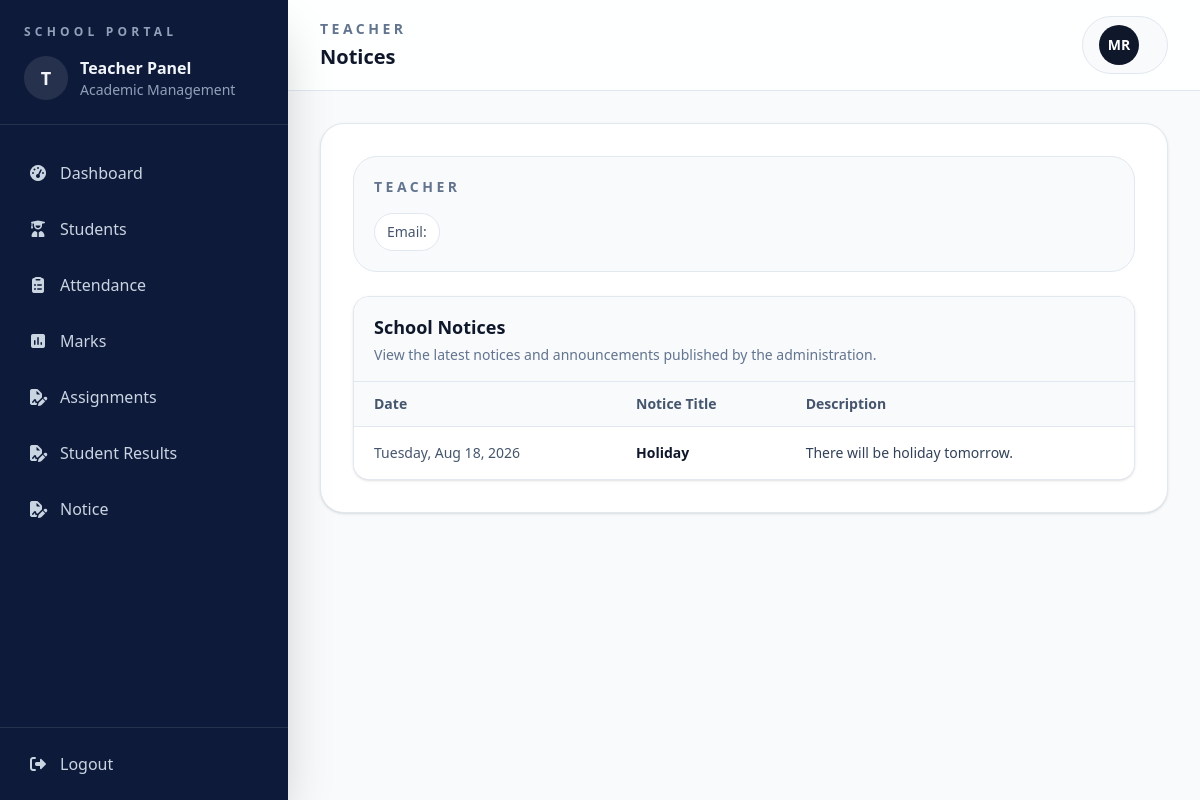
The page /academics/notices/ on the database as committed earlier.
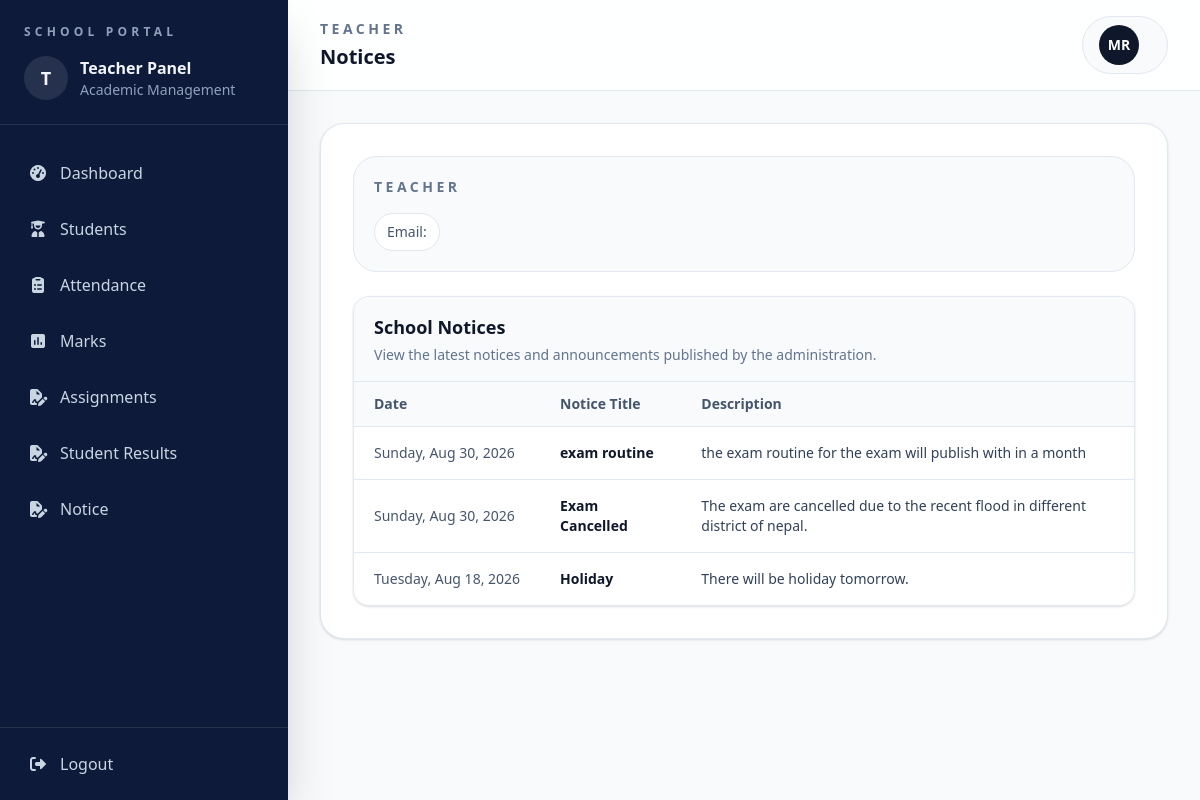
The same page on the database as committed later.
### academics/models.py (models this page shows, shortened)
class Notice(models.Model):
    title = models.CharField(max_length=200)
    description = models.TextField(blank=True)
    created_at = models.DateTimeField(auto_now_add=True)
    class Meta:
        verbose_name = "Notice"
        verbose_name_plural = "Notices"

### academics/views.py (the view)
# urls.py: path("notices/", views.notice_list, name="notice-list"),
def notice_list(request):
    notices = (
        Notice.objects
        .all()
        .order_by("-created_at")
    )
    return render(
        request,
        "academics/notice_list.html",
        {
            "notice_list": notices
        }
    )

### academics/templates/academics/notice_list.html (shortened to what this page needs)
{% extends 'base.html' %}
{% block page_label %}
    Teacher
{% endblock %}
{% block page_title %}
    Notices
{% endblock %}
{% block content %}
<div class="space-y-6">
    <div class="rounded-3xl border border-slate-200 bg-slate-50 p-5">
        <div class="flex flex-col gap-4 md:flex-row md:items-center md:justify-between">
            <div>
                <p class="text-sm font-semibold uppercase tracking-[0.25em] text-slate-500">
                    Teacher
                </p>
                <div class="mt-4 flex flex-wrap gap-3 text-sm text-slate-600">
                    <span class="rounded-full border border-slate-200 bg-white px-3 py-2">
                        Email: {{ request.user.email }}
                    </span>
                </div>
            </div>
        </div>
    </div>
    <div class="overflow-hidden rounded-2xl border border-slate-200 bg-white shadow-sm">
        <div class="border-b border-slate-200 bg-slate-50 px-5 py-4">
            <h2 class="text-lg font-semibold text-slate-900">
                School Notices
            </h2>
            <p class="mt-1 text-sm text-slate-500">
                View the latest notices and announcements published by the administration.
            </p>
        </div>
        <div class="overflow-x-auto">
            <table class="min-w-full divide-y divide-slate-200 text-left text-sm">
                <thead class="bg-slate-50 text-slate-600">
                    <tr>
                        <th class="px-5 py-3 font-semibold">
                            Date
                        </th>
                        <th class="px-5 py-3 font-semibold">
                            Notice Title
                        </th>
                        <th class="px-5 py-3 font-semibold">
                            Description
                        </th>
                    </tr>
                </thead>
                <tbody class="divide-y divide-slate-200 bg-white text-slate-700">
                    {% for notice in notice_list %}
                    <tr class="transition hover:bg-slate-50">
                        <td class="px-5 py-4 whitespace-nowrap text-slate-600">
                            {{ notice.created_at|date:"l, M d, Y" }}
                        </td>
                        <td class="px-5 py-4 font-semibold text-slate-900">
                            {{ notice.title }}
                        </td>
                        <td class="px-5 py-4 text-slate-700">
                            {{ notice.description|default:"No description provided." }}
                        </td>
                    </tr>
                    {% endfor %}
                </tbody>
            </table>
        </div>
    </div>
</div>
{% endblock %}

Rows that differ between the two databases and show on the page:
added Notice: created_at "Sunday, Aug 30, 2026", title "exam routine", description "the exam routine for the exam will publish with in a month"
added Notice: created_at "Sunday, Aug 30, 2026", title "Exam Cancelled", description "The exam are cancelled due to the recent flood in different district of nepal."
